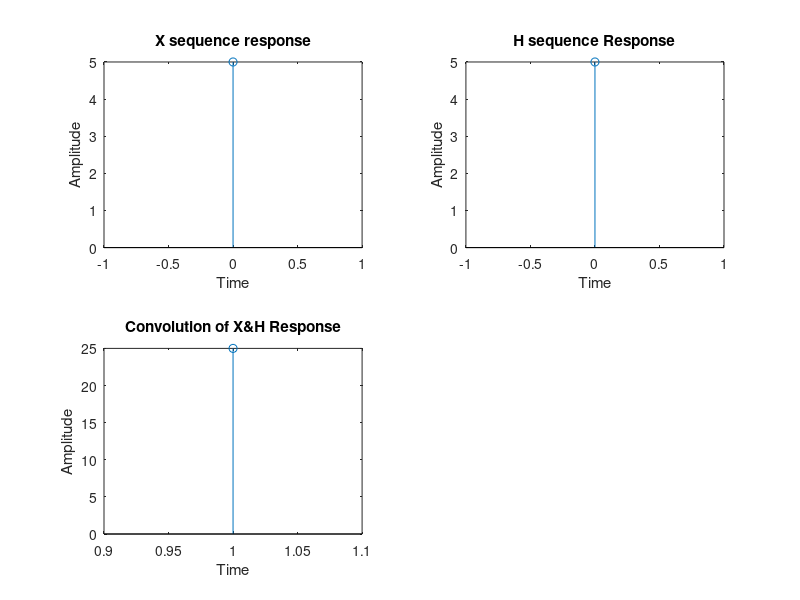

This figure's MATLAB source:
clear all;
close all;
x=input('Enter the first sequence');
N1=length(x);
h=input('Enter the second sequence');
N2=length(h);
n=0:1:N1-1;
subplot(2,2,1);
stem(n,x);
xlabel('Time');
ylabel('Amplitude');
title('X sequence response');
n=0:1:N2-1;
subplot(2,2,2);
stem(n,h);
xlabel('Time');
ylabel('Amplitude');
title('H sequence Response');

for n=1:N1
    y(n)=0;
    for i=1:N2;
        j=n-i+1;
        if(j<=0)
            j=N2+j;
    end
    y(n)=[y(n)+x(i)*h(j)];
    end
end
disp('convolution of X&H is');
subplot(2,2,3);
stem(y);
xlabel('Time');
ylabel('Amplitude');
title('Convolution of X&H Response');

    